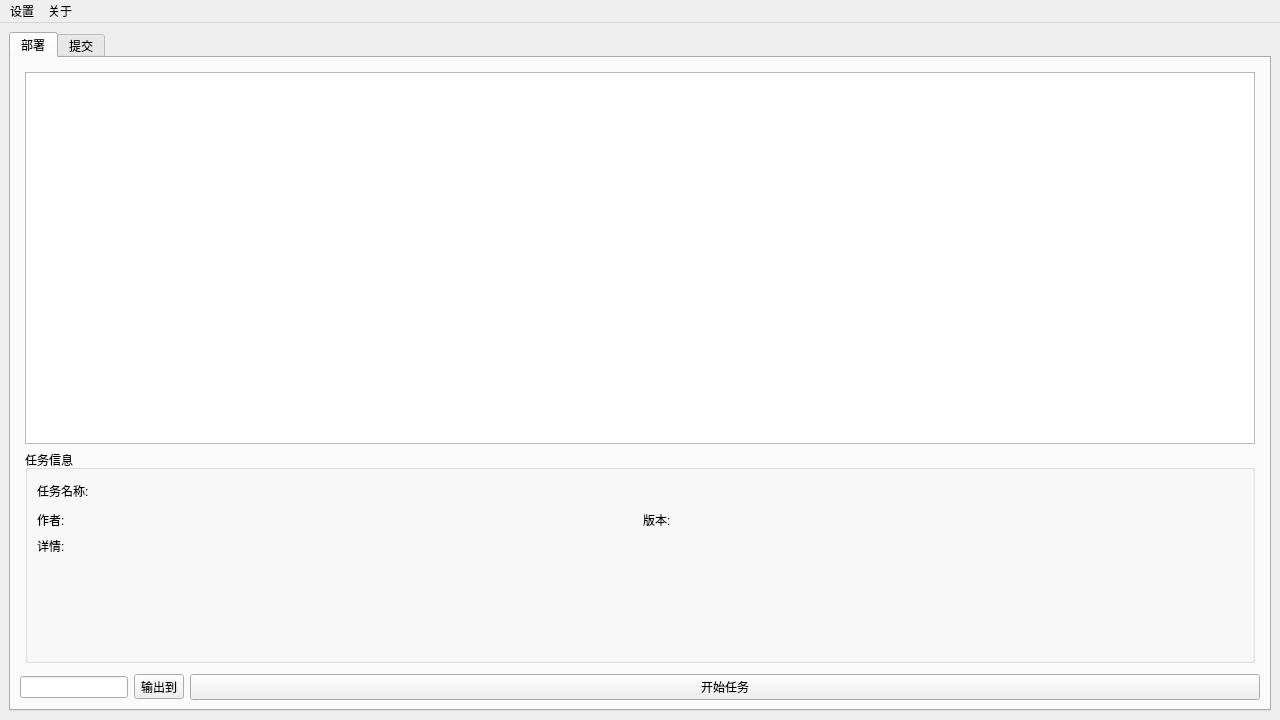
<?xml version="1.0" encoding="UTF-8"?>
<ui version="4.0">
 <class>MainWindow</class>
 <widget class="QMainWindow" name="MainWindow">
  <property name="geometry">
   <rect>
    <x>0</x>
    <y>0</y>
    <width>1280</width>
    <height>720</height>
   </rect>
  </property>
  <property name="sizePolicy">
   <sizepolicy hsizetype="Preferred" vsizetype="Preferred">
    <horstretch>0</horstretch>
    <verstretch>0</verstretch>
   </sizepolicy>
  </property>
  <property name="windowTitle">
   <string>MainWindow</string>
  </property>
  <property name="styleSheet">
   <string notr="true"/>
  </property>
  <property name="animated">
   <bool>false</bool>
  </property>
  <property name="tabShape">
   <enum>QTabWidget::Rounded</enum>
  </property>
  <widget class="QWidget" name="centralwidget">
   <property name="enabled">
    <bool>true</bool>
   </property>
   <property name="styleSheet">
    <string notr="true"/>
   </property>
   <layout class="QHBoxLayout" name="horizontalLayout" stretch="0">
    <item>
     <widget class="QTabWidget" name="tabWidget">
      <property name="currentIndex">
       <number>0</number>
      </property>
      <widget class="QWidget" name="tab">
       <attribute name="title">
        <string>部署</string>
       </attribute>
       <layout class="QVBoxLayout" name="verticalLayout_2" stretch="9,1">
        <item>
         <layout class="QVBoxLayout" name="verticalLayout_3" stretch="7,4">
          <property name="leftMargin">
           <number>5</number>
          </property>
          <property name="topMargin">
           <number>5</number>
          </property>
          <property name="rightMargin">
           <number>5</number>
          </property>
          <property name="bottomMargin">
           <number>5</number>
          </property>
          <item>
           <widget class="QListWidget" name="listWidget"/>
          </item>
          <item>
           <widget class="QGroupBox" name="groupBox">
            <property name="title">
             <string>任务信息</string>
            </property>
            <layout class="QVBoxLayout" name="verticalLayout_5" stretch="1,1,5">
             <item>
              <layout class="QHBoxLayout" name="horizontalLayout_7" stretch="1,9">
               <item>
                <widget class="QLabel" name="label_2">
                 <property name="text">
                  <string>任务名称:</string>
                 </property>
                </widget>
               </item>
               <item>
                <widget class="QLabel" name="name">
                 <property name="text">
                  <string/>
                 </property>
                </widget>
               </item>
              </layout>
             </item>
             <item>
              <layout class="QHBoxLayout" name="horizontalLayout_6">
               <item>
                <layout class="QHBoxLayout" name="horizontalLayout_9" stretch="2,8">
                 <item>
                  <widget class="QLabel" name="label_4">
                   <property name="text">
                    <string>作者:</string>
                   </property>
                  </widget>
                 </item>
                 <item>
                  <widget class="QLabel" name="author">
                   <property name="text">
                    <string/>
                   </property>
                  </widget>
                 </item>
                </layout>
               </item>
               <item>
                <layout class="QHBoxLayout" name="horizontalLayout_8" stretch="2,8">
                 <item>
                  <widget class="QLabel" name="label_6">
                   <property name="text">
                    <string>版本:</string>
                   </property>
                  </widget>
                 </item>
                 <item>
                  <widget class="QLabel" name="version">
                   <property name="text">
                    <string/>
                   </property>
                  </widget>
                 </item>
                </layout>
               </item>
              </layout>
             </item>
             <item>
              <layout class="QVBoxLayout" name="verticalLayout_6" stretch="1,9">
               <item>
                <widget class="QLabel" name="label">
                 <property name="text">
                  <string>详情:</string>
                 </property>
                </widget>
               </item>
               <item>
                <widget class="QLabel" name="description">
                 <property name="text">
                  <string/>
                 </property>
                </widget>
               </item>
              </layout>
             </item>
            </layout>
           </widget>
          </item>
         </layout>
        </item>
        <item>
         <layout class="QHBoxLayout" name="horizontalLayout_2" stretch="1,1">
          <item>
           <layout class="QHBoxLayout" name="horizontalLayout_4">
            <item>
             <widget class="QLineEdit" name="workdir">
              <property name="sizePolicy">
               <sizepolicy hsizetype="Fixed" vsizetype="Fixed">
                <horstretch>0</horstretch>
                <verstretch>0</verstretch>
               </sizepolicy>
              </property>
             </widget>
            </item>
            <item>
             <widget class="QToolButton" name="workdirButton">
              <property name="sizePolicy">
               <sizepolicy hsizetype="Fixed" vsizetype="Fixed">
                <horstretch>0</horstretch>
                <verstretch>0</verstretch>
               </sizepolicy>
              </property>
              <property name="text">
               <string>输出到</string>
              </property>
             </widget>
            </item>
           </layout>
          </item>
          <item>
           <widget class="QPushButton" name="process">
            <property name="sizePolicy">
             <sizepolicy hsizetype="Preferred" vsizetype="Fixed">
              <horstretch>0</horstretch>
              <verstretch>0</verstretch>
             </sizepolicy>
            </property>
            <property name="text">
             <string>开始任务</string>
            </property>
           </widget>
          </item>
         </layout>
        </item>
       </layout>
      </widget>
      <widget class="QWidget" name="tab_2">
       <attribute name="title">
        <string>提交</string>
       </attribute>
       <layout class="QVBoxLayout" name="verticalLayout_7">
        <item>
         <widget class="QLabel" name="label_9">
          <property name="text">
           <string>功能开发中...</string>
          </property>
         </widget>
        </item>
       </layout>
      </widget>
     </widget>
    </item>
   </layout>
  </widget>
  <widget class="QMenuBar" name="menuBar">
   <property name="geometry">
    <rect>
     <x>0</x>
     <y>0</y>
     <width>1280</width>
     <height>18</height>
    </rect>
   </property>
   <property name="defaultUp">
    <bool>true</bool>
   </property>
   <widget class="QMenu" name="settings">
    <property name="title">
     <string>设置</string>
    </property>
    <addaction name="source"/>
   </widget>
   <widget class="QMenu" name="about">
    <property name="title">
     <string>关于</string>
    </property>
   </widget>
   <addaction name="settings"/>
   <addaction name="about"/>
  </widget>
  <action name="source">
   <property name="text">
    <string>源地址</string>
   </property>
  </action>
 </widget>
 <resources/>
 <connections/>
</ui>
